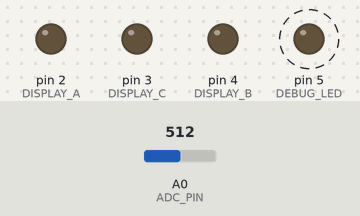
The sketch below on a simulated Arduino Uno, built with avr-gcc and run on an emulated ATmega328P. Shown: output pins drawn as LEDs (lit = HIGH). Dashed ring = blinking. The inputs (shaded band) are chosen by the test bench; at power-on: A0 (ADC_PIN) = 512. What the sketch prints to the serial monitor is not drawn.

Above: at 1.9 s.
2.0 s: A0 (ADC_PIN) set to 605
5.5 s: A0 (ADC_PIN) set to 690
Timing chart, 0 to 15.0 s (numbered marks = the images above; inputs shaded):
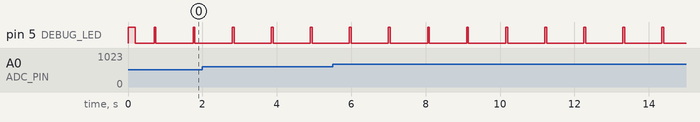

The sketch:

Placa_sensado_V1.ino
```cpp
#include <Wire.h>

// --- Config ---
const int S0 = 6;
const int S1 = 7;
const int S2 = 8;
const int ADC_PIN = A0;

// 7-Segment Display Pins
const int DISPLAY_A = 2;
const int DISPLAY_B = 4;
const int DISPLAY_C = 3;
const int DEBUG_LED = 5;

// --- Calibration (Your Exact Values) ---
const int SENSOR_MIN = 595;
const int SENSOR_MAX = 680;

void setup() {
  // MUX Pins
  pinMode(S0, OUTPUT);
  pinMode(S1, OUTPUT);
  pinMode(S2, OUTPUT);

  // Display Pins
  pinMode(DISPLAY_A, OUTPUT);
  pinMode(DISPLAY_B, OUTPUT);
  pinMode(DISPLAY_C, OUTPUT);

  // ADC Pin
  pinMode(ADC_PIN, INPUT);

  // Debug LED
  pinMode(DEBUG_LED, OUTPUT);

  // Initialize Serial (Tx/Rx used for OpenRB)
  Serial.begin(115200);
  Serial.println("Sensor 0 Ready: 595-680 Range");

  // Show "0" on display
  displayNumber(0);

  // Flash LED to confirm boot
  digitalWrite(DEBUG_LED, HIGH);
  delay(200);
  digitalWrite(DEBUG_LED, LOW);
  delay(500);
}

void loop() {
  // Select Channel 0 (Address 0 = Binary 000)
  digitalWrite(S0, LOW);
  digitalWrite(S1, LOW);
  digitalWrite(S2, LOW);

  delayMicroseconds(20); // MUX settle time

  // Read Raw Value
  int rawValue = analogRead(ADC_PIN);

  // Scale to 0-1023
  int scaledValue = map(rawValue, SENSOR_MIN, SENSOR_MAX, 0, 1023);

  // Clamp to ensure it stays within 0-1023
  if (scaledValue < 0) scaledValue = 0;
  if (scaledValue > 1023) scaledValue = 1023;

  // Send: Header (0xAA) + Low Byte + High Byte
  Serial.write(0xAA);
  Serial.write(lowByte(scaledValue));
  Serial.write(highByte(scaledValue));

  // Optional: Flash LED on every update
  digitalWrite(DEBUG_LED, HIGH);
  delay(50);
  digitalWrite(DEBUG_LED, LOW);

  delay(1000); // Wait 1 second
}

// --- Function to Display Number on 7-segment ---
void displayNumber(int num) {
  // Mapping for SN74LS47N (Common Cathode)
  // DISPLAY_A = Pin 2 (Input C, Value 4)
  // DISPLAY_B = Pin 4 (Input A, Value 1)
  // DISPLAY_C = Pin 3 (Input B, Value 2)

  digitalWrite(DISPLAY_A, (num & 1) ? HIGH : LOW);
  digitalWrite(DISPLAY_B, (num & 2) ? HIGH : LOW);
  digitalWrite(DISPLAY_C, (num & 4) ? HIGH : LOW);
}
```

Measured:
- by itself, pin 5 (DEBUG_LED): alternates HIGH for 0.05 s and LOW for 1.0 s
